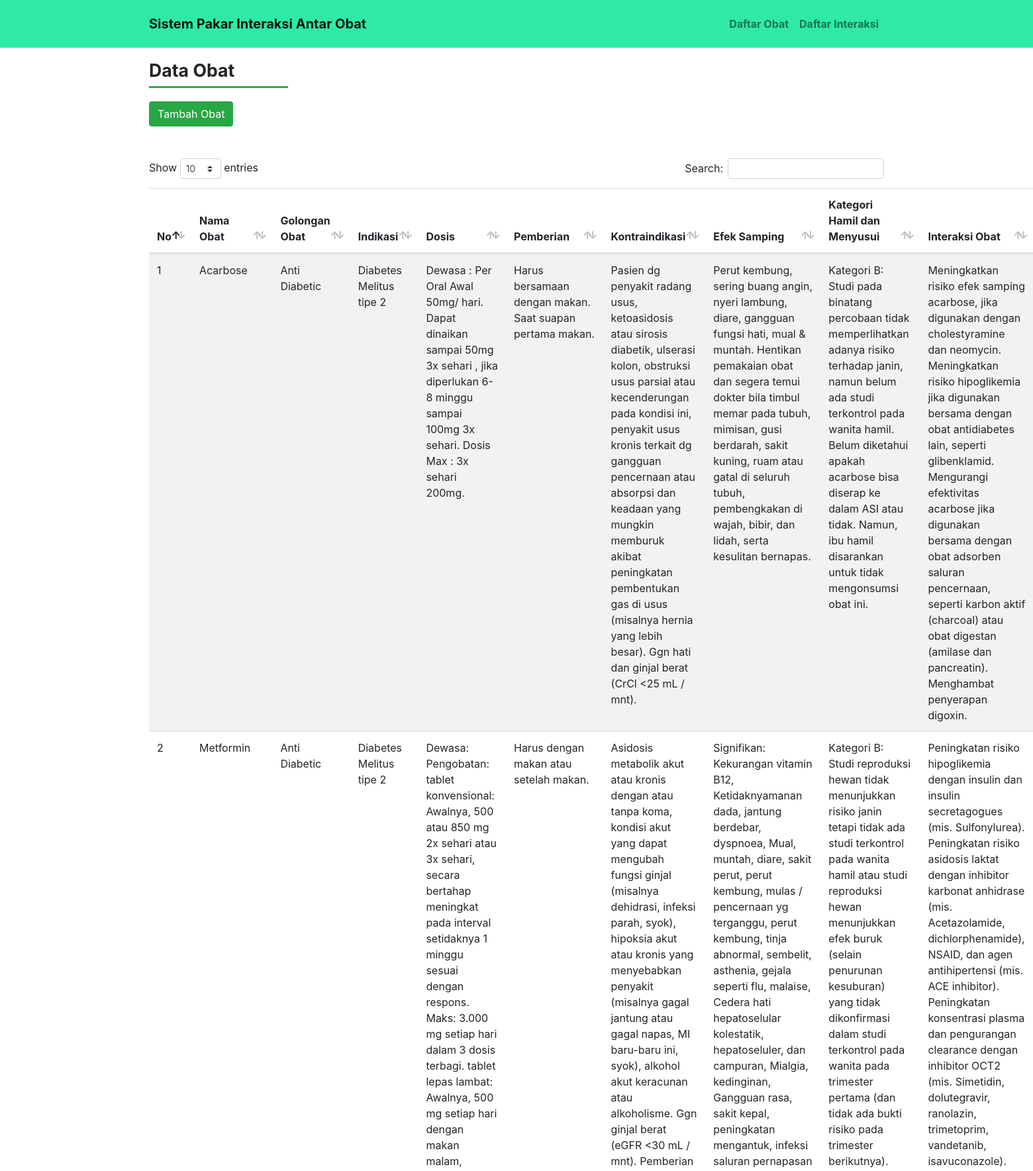
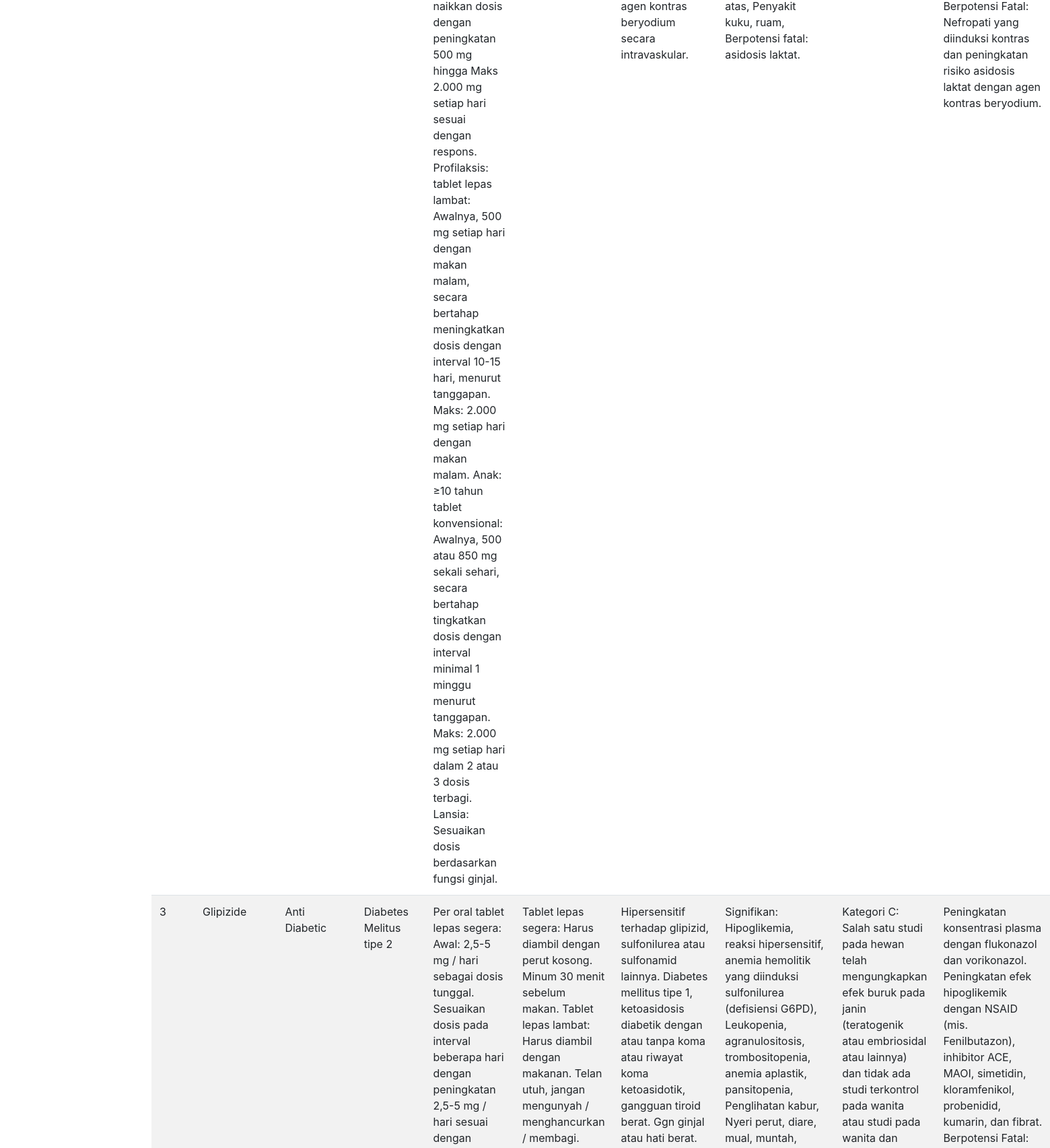
The app's page /admin/obat/index.php (upper part) with its own data (2 pictures, top to bottom).
### tables this page shows
CREATE TABLE `obat` (
  `kode_obat` int(11) NOT NULL,
  `nama_obat` varchar(20) NOT NULL,
  `gol_obat` varchar(25) NOT NULL,
  `indikasi` text NOT NULL,
  `dosis` text NOT NULL,
  `pemberian` text NOT NULL,
  `kontraindikasi` text NOT NULL,
  `efeksamping` text NOT NULL,
  `hamilbusui` text NOT NULL,
  `interaksi_obat` text NOT NULL,
  `mekanisme_obat` text NOT NULL
);

### admin/obat/index.php (the view, shortened to what this page needs)
<?php include_once "../_part/header.php" ?>
	<?php
		include '../../_part/koneksi.php';
	?>
  <div class="container">
    <div class="content">
      <h1 class="judul">Data Obat</h1>
		  <hr class="garis-judul"/>
      <a href="tambah.php" class="btn btn-success mb-5">Tambah Obat</a>
      <table id="tabel-kamus" class="table table-striped" width="60%">
          <thead>
          <tr>
              <th>No</th>
              <th>Nama Obat</th>
              <th>Golongan Obat</th>
              <th>Indikasi</th>
              <th>Dosis</th>
              <th>Pemberian</th>
              <th>Kontraindikasi</th>
              <th>Efek Samping</th>
              <th>Kategori Hamil dan Menyusui</th>
              <th>Interaksi Obat</th>
          </tr>
          </thead>
          <tbody>
          <?php
              $sql = "SELECT * FROM obat";
              $row = $koneksi->prepare($sql);
              $row->execute();
              $hasil = $row->fetchAll(PDO::FETCH_OBJ);
              $no = 0;
              foreach($hasil as $isi){
                $no++;
              ?>
                  <tr>
                      <td><?php echo $no; ?></td>
                      <td><?php echo $isi->nama_obat; ?></td>
                      <td><?php echo $isi->gol_obat; ?></td>
                      <td><?php echo $isi->indikasi; ?></td>
                      <td><?php echo $isi->dosis; ?></td>
                      <td><?php echo $isi->pemberian; ?></td>
                      <td><?php echo $isi->kontraindikasi; ?></td>
                      <td><?php echo $isi->efeksamping; ?></td>
                      <td><?php echo $isi->hamilbusui; ?></td>
                      <td><?php echo $isi->interaksi_obat; ?></td>
                  </tr>
              <?php } ?>
      </tbody>
      </table>
    </div>
  </div>
<?php include_once "../_part/footer.php" ?>

### assets/css/style.css (style rules this page uses)
html { scroll-behavior: smooth; }
.content { padding: 30px 0; }
.content .judul { margin-top: 60px; font-size: 20pt; font-weight: bold; }
.content .garis-judul { width: 210px; padding-bottom: 20px; margin: 0; border-top: 3px solid #32a852; }

### records on screen
obat: nama_obat "Acarbose", gol_obat "Anti Diabetic", indikasi "Diabetes Melitus tipe 2", dosis "Dewasa : Per Oral Awal 50mg/ hari. Dapat dinaikan sampai 50mg 3x sehari , jika diperlukan 6-8 minggu sampai 100mg 3x sehari. Dosis Max : 3x sehari 200mg.", pemberian "Harus bersamaan dengan makan. Saat suapan pertama makan.", kontraindikasi "Pasien dg penyakit radang usus, ketoasidosis atau sirosis diabetik, ulserasi kolon, obstruksi usus parsial atau kecenderungan pada kondisi ini, penyakit usus kronis terkait dg gangguan pencernaan atau absorpsi dan keadaan yang mungkin memburuk akibat peningkatan pembentukan gas di usus (misalnya hernia yang lebih besar). Ggn hati dan ginjal berat (CrCl <25 mL / mnt).", efeksamping "Perut kembung, sering buang angin, nyeri lambung, diare, gangguan fungsi hati, mual & muntah. Hentikan pemakaian obat dan segera temui dokter bila timbul memar pada tubuh, mimisan, gusi berdarah, sakit kuning, ruam atau gatal di seluruh tubuh, pembengkakan di wajah, bibir, dan lidah, serta kesulitan bernapas.", hamilbusui "Kategori B: Studi pada binatang percobaan tidak memperlihatkan adanya risiko terhadap janin, namun belum ada studi terkontrol pada wanita hamil. Belum diketahui apakah acarbose bisa diserap ke dalam ASI atau tidak. Namun, ibu hamil disarankan untuk tidak mengonsumsi obat ini.", interaksi_obat "Meningkatkan risiko efek samping acarbose, jika digunakan dengan cholestyramine dan neomycin. Meningkatkan risiko hipoglikemia jika digunakan bersama dengan obat antidiabetes lain, seperti glibenklamid. Mengurangi efektivitas acarbose jika digunakan bersama dengan obat adsorben saluran pencernaan, seperti karbon aktif (charcoal) atau obat digestan (amilase dan pancreatin). Menghambat penyerapan digoxin."
obat: nama_obat "Metformin", gol_obat "Anti Diabetic", indikasi "Diabetes Melitus tipe 2", dosis "Dewasa: Pengobatan: tablet konvensional: Awalnya, 500 atau 850 mg 2x sehari atau 3x sehari, secara bertahap meningkat pada interval setidaknya 1 minggu sesuai dengan respons. Maks: 3.000 mg setiap hari dalam 3 dosis terbagi. tablet lepas lambat: Awalnya, 500 mg setiap hari dengan makan malam, naikkan dosis dengan peningkatan 500 mg hingga Maks 2.000 mg setiap hari sesuai dengan respons. Profilaksis: tablet lepas lambat: Awalnya, 500 mg setiap hari dengan makan malam, secara bertahap meningkatkan dosis dengan interval 10-15 hari, menurut tanggapan. Maks: 2.000 mg setiap hari dengan makan malam. Anak: ≥10 tahun tablet konvensional: Awalnya, 500 atau 850 mg sekali sehari, secara bertahap…", pemberian "Harus dengan makan atau setelah makan.", kontraindikasi "Asidosis metabolik akut atau kronis dengan atau tanpa koma, kondisi akut yang dapat mengubah fungsi ginjal (misalnya dehidrasi, infeksi parah, syok), hipoksia akut atau kronis yang menyebabkan penyakit (misalnya gagal jantung atau gagal napas, MI baru-baru ini, syok), alkohol akut keracunan atau alkoholisme. Ggn ginjal berat (eGFR <30 mL / mnt). Pemberian agen kontras beryodium secara intravaskular.", efeksamping "Signifikan: Kekurangan vitamin B12, Ketidaknyamanan dada, jantung berdebar, dyspnoea, Mual, muntah, diare, sakit perut, perut kembung, mulas / pencernaan yg terganggu, perut kembung, tinja abnormal, sembelit, asthenia, gejala seperti flu, malaise, Cedera hati hepatoselular kolestatik, hepatoseluler, dan campuran, Mialgia, kedinginan, Gangguan rasa, sakit kepal, peningkatan mengantuk, infeksi saluran pernapasan atas, Penyakit kuku, ruam, Berpotensi fatal: asidosis laktat.", hamilbusui "Kategori B: Studi reproduksi hewan tidak menunjukkan risiko janin tetapi tidak ada studi terkontrol pada wanita hamil atau studi reproduksi hewan menunjukkan efek buruk (selain penurunan kesuburan) yang tidak dikonfirmasi dalam studi terkontrol pada wanita pada trimester pertama (dan tidak ada bukti risiko pada trimester berikutnya).", interaksi_obat "Peningkatan risiko hipoglikemia dengan insulin dan insulin secretagogues (mis. Sulfonylurea). Peningkatan risiko asidosis laktat dengan inhibitor karbonat anhidrase (mis. Acetazolamide, dichlorphenamide), NSAID, dan agen antihipertensi (mis. ACE inhibitor). Peningkatan konsentrasi plasma dan pengurangan clearance dengan inhibitor OCT2 (mis. Simetidin, dolutegravir, ranolazin, trimetoprim, vandetanib, isavuconazole). Berpotensi Fatal: Nefropati yang diinduksi kontras dan peningkatan risiko asidosis laktat dengan agen kontras beryodium."
obat: nama_obat "Glipizide", gol_obat "Anti Diabetic", indikasi "Diabetes Melitus tipe 2", pemberian "Tablet lepas segera: Harus diambil dengan perut kosong. Minum 30 menit sebelum makan. Tablet lepas lambat: Harus diambil dengan makanan. Telan utuh, jangan mengunyah / menghancurkan / membagi."
